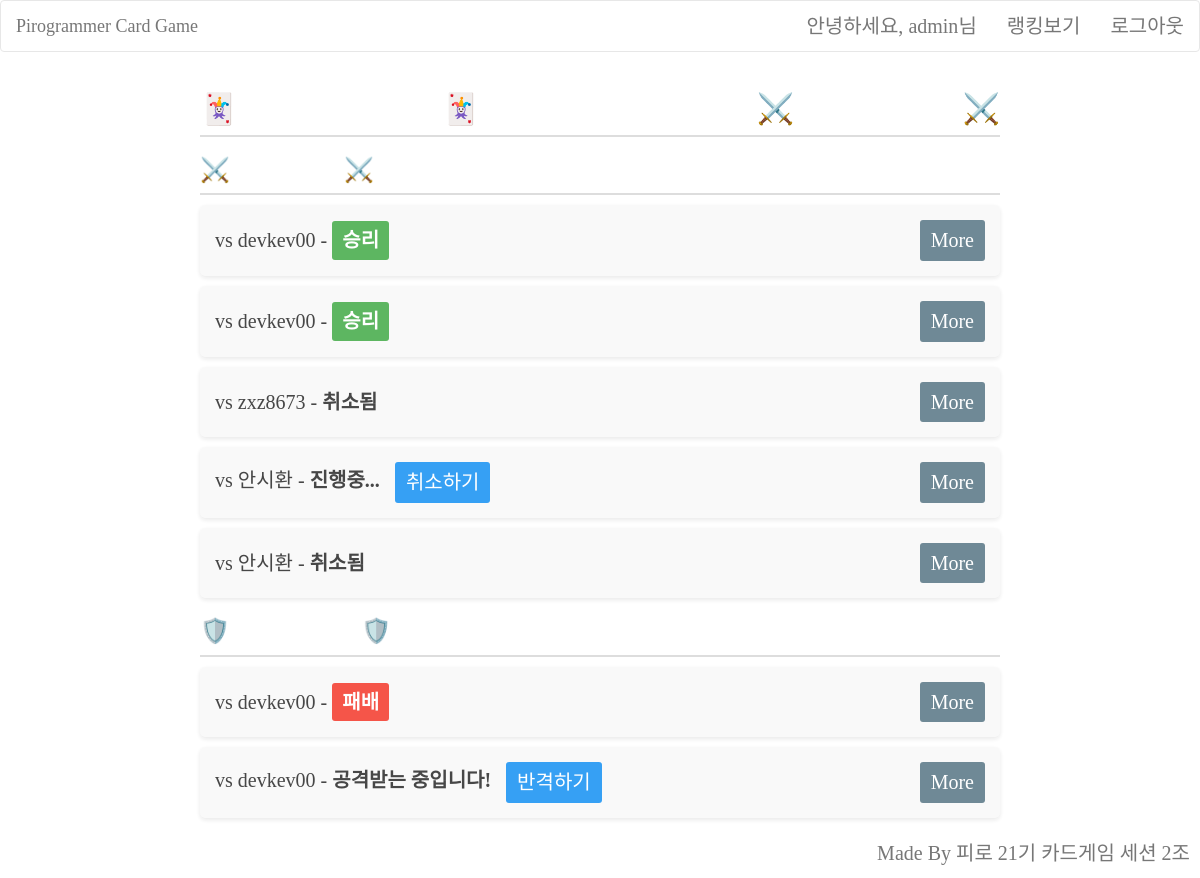
The page /game/history/ (signed in) on the database as committed earlier.
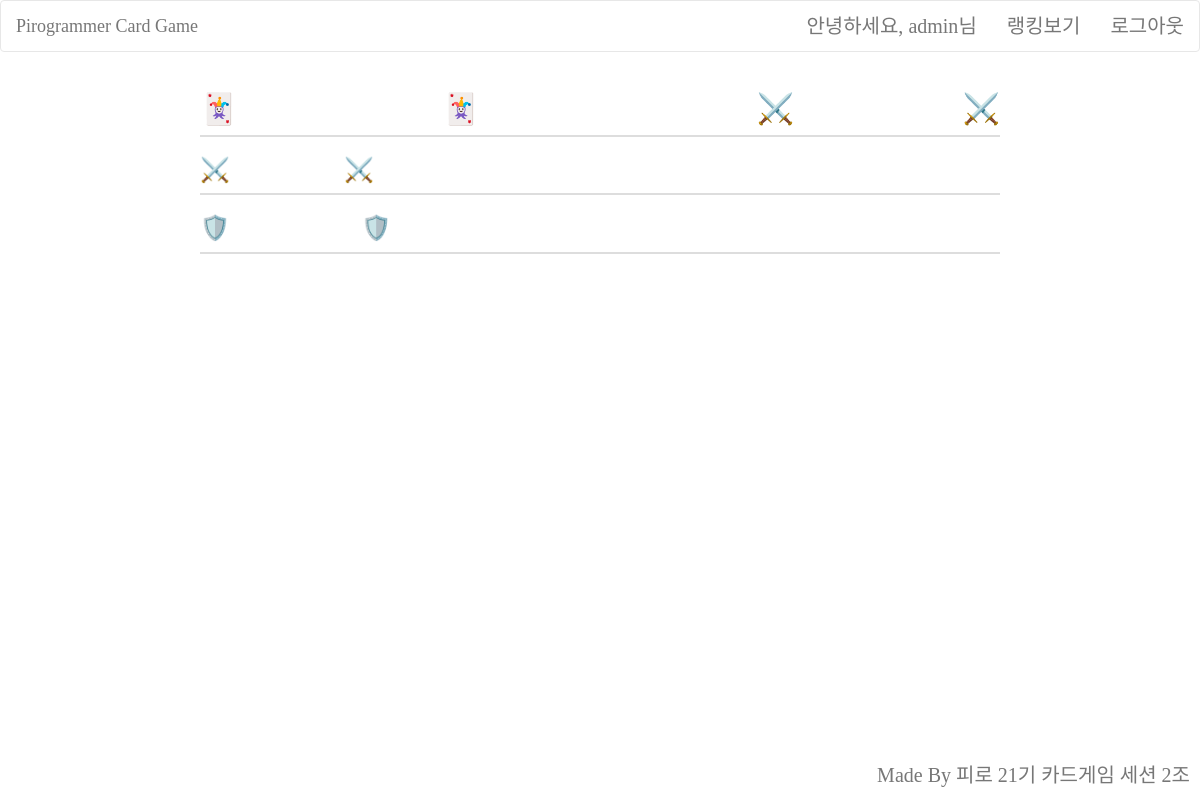
The same page on the database as committed later.
### apps/accounts/models.py (models this page shows, shortened)
class CustomUser(AbstractUser):
    score = models.IntegerField(default=0)

### apps/game/models.py (models this page shows, shortened)
class Game(models.Model):
    attacker = models.ForeignKey(settings.AUTH_USER_MODEL, related_name='attacks', on_delete=models.CASCADE)
    defender = models.ForeignKey(settings.AUTH_USER_MODEL, related_name='defenses', on_delete=models.CASCADE)
    attacker_card = models.IntegerField(null=True)
    defender_card = models.IntegerField(null=True)
    attacker_score = models.IntegerField(default=0) # 공격자 게임 점수 추가
    defender_score = models.IntegerField(default=0) # 수비자 게임 점수 추가
    STATUS_CHOICES = [
        ('PENDING', '반격 대기'),
        ('ONGOING', '게임 진행 중'),
        ('FINISHED', '게임 종료'),
        ('CANCELLED', '취소')
    ]
    WIN_CONDITION_CHOICES = [
        ('HIGH', 'Higher number wins'),
        ('LOW', 'Lower number wins'),
    ]
    RESULT_CHOICES = [
        ('ATTACKER_WIN', 'Attacker Win'),
        ('DEFENDER_WIN', 'Defender Win'),
        ('DRAW', 'Draw'),
    ]
    win_condition = models.CharField(max_length=4, choices=WIN_CONDITION_CHOICES, null=True)
    status = models.CharField(max_length=10, choices=STATUS_CHOICES, default='PENDING')
    result = models.CharField(max_length=20, choices=RESULT_CHOICES, null=True, blank=True)

### apps/game/views.py (the view)
# urls.py: path('game/history/', game_history, name='game_history'), # 전적 (게임 리스트)
@login_required # 로그인 여부 확인
def game_history(request):
    attacks = Game.objects.filter(attacker=request.user).order_by('-id')
    defenses = Game.objects.filter(defender=request.user).order_by('-id')
    context = {
        'attacks': attacks,
        'defenses': defenses,
    }
    return render(request, 'list.html', context)

### templates/list.html (shortened to what this page needs)
{% extends 'base.html' %}
{% load static %}
{% block content %}
<div class="game-history">
    <h2 class="game-history__title">🃏 {{ user.username }}'s History 🃏 <a href="/game/attack/" style="text-decoration: none; color: white;">⚔️ Go to Attack ⚔️</a></h2>
    <h3 class="game-history__subtitle">⚔️ My Attack ⚔️</h3>
    <ul class="game-list">
    {% for game in attacks %}
        <li class="game-item">
            <div class="game-item__info">
                <span class="game-item__opponent">vs {{ game.defender.username }}</span> -
                <span class="game-item__status">
                {% if game.status == 'PENDING' %}
                    진행중...
                    <form class="game-item__cancel-form" action="{% url 'game:cancel_game' game.id %}" method="post">
                        <button class="btn btn--cancel" type="submit">취소하기</button>
                    </form>
                {% elif game.status == 'ONGOING' %}
                    게임 진행 중
                {% elif game.status == 'FINISHED' %}
                    <span class="game-item__result {% if game.result == 'ATTACKER_WIN' %}game-item__result--win{% elif game.result == 'DEFENDER_WIN' %}game-item__result--lose{% else %}game-item__result--draw{% endif %}">
                    {% if game.result == 'ATTACKER_WIN' %}
                        승리
                    {% elif game.result == 'DEFENDER_WIN' %}
                        패배
                    {% else %}
                        무승부
                    {% endif %}
                    </span>
                {% elif game.status == 'CANCELLED' %}
                    취소됨
                {% endif %}
                </span>
            </div>
            <a class="btn btn--detail" href="{% url 'game:game_detail' game.id %}">More</a>
        </li>
    {% endfor %}
    </ul>
    <h3 class="game-history__subtitle">🛡️ My Defence 🛡️</h3>
    <ul class="game-list">
    {% for game in defenses %}
        <li class="game-item">
            <div class="game-item__info">
                <span class="game-item__opponent">vs {{ game.attacker.username }}</span> -
                <span class="game-item__status">
                {% if game.status == 'PENDING' %}
                    공격받는 중입니다! <a class="btn btn--counter" href="{% url 'game:counter_attack' game.id %}">반격하기</a>
                {% elif game.status == 'ONGOING' %}
                    게임 진행 중
                {% elif game.status == 'FINISHED' %}
                    <span class="game-item__result {% if game.result == 'DEFENDER_WIN' %}game-item__result--win{% elif game.result == 'ATTACKER_WIN' %}game-item__result--lose{% else %}game-item__result--draw{% endif %}">
                    {% if game.result == 'DEFENDER_WIN' %}
                        승리
                    {% elif game.result == 'ATTACKER_WIN' %}
                        패배
                    {% else %}
                        무승부
                    {% endif %}
                    </span>
                {% elif game.status == 'CANCELLED' %}
                    취소됨
                {% endif %}
                </span>
            </div>
            <a class="btn btn--detail" href="{% url 'game:game_detail' game.id %}">More</a>
        </li>
    {% endfor %}
    </ul>
</div>
{% endblock %}

### templates/base.html (shortened to what this page needs)
{% load static %}
<!DOCTYPE html>
<html lang="ko">
<head>
    <link rel="stylesheet" href="//maxcdn.bootstrapcdn.com/bootstrap/3.2.0/css/bootstrap.min.css">
    <link rel="stylesheet" href="{% static 'css/style.css' %}">
    <link rel="stylesheet" href="{% static 'css/attack.css' %}">
    <link rel="stylesheet" href="{% static 'css/minsu_style.css' %}">
    <link rel="stylesheet" href="{% static 'css/sihwan_style.css' %}">
    <link rel="stylesheet" href="{% static 'css/style_hwahyeon.css' %}">
    <link rel="stylesheet" href="{% static 'css/user.css' %}">
</head>
<body>
    <nav class="navbar navbar-default">
        <div class="container-fluid">
            <div class="navbar-header">
                <a class="navbar-brand" href="/">Pirogrammer Card Game</a>
            </div>
            <ul class="nav navbar-nav navbar-right">
                {% if user.is_authenticated %}
                <li class="nav-item"><a>안녕하세요, {{ user.username }}님</a></li>
                <li class="nav-item"><a href="{% url 'game:ranking' %}">랭킹보기</a></li>
                <li class="nav-item"><a href="{% url 'account_logout' %}">로그아웃</a></li>
                {% endif %}
            </ul>
        </div>
    </nav>
    <div class="container">
        {% block content %}
        {% endblock %}
    </div>
</body>
<footer>
    <div class="footer"> Made By 피로 21기 카드게임 세션 2조</div>
</footer>
</html>

### static/css/style.css (style rules this page uses)
body { background-image: url('/static/css/images/background.png'); background-size: cover; background-repeat: no-repeat; background-attachment: fixed; background-position: center; font-family: 'HSSaemaul-Regular' }

### static/css/minsu_style.css (style rules this page uses)
* { font-family: 'HSSaemaul-Regular'; font-size: 2rem; }
footer { color: #777777; display: flex; align-items: center; justify-content: flex-end; position: fixed; bottom: 0; left: 0; right: 0; padding: 10px; background-color: rgba(255, 255, 255, 0.8); }
.game-history { max-width: 800px; margin: 0 auto; margin-bottom: 60px; }
.game-history__title, .game-history__subtitle { color: white; border-bottom: 2px solid #ddd; padding-bottom: 10px; }
.game-history__title { display: flex; justify-content: space-between; flex-direction: row; }
.game-history__title > a { font-size: 3rem; }
body { background-image: url('../images/game3.png'); background-size: cover; background-position: center center; background-repeat: no-repeat; background-attachment: fixed; margin: 0; padding-bottom: 60px; box-sizing: border-box; position: relative; }

### static/css/sihwan_style.css (style rules this page uses)
body, html { height: 100%; margin: 0; font-family: 'Arial', sans-serif; }
.navbar-default { background-color: rgba(255, 255, 255, 0.8); }

Rows that differ between the two databases and show on the page:
removed Game: defender.username "devkev00", status "승리", shown under "⚔️ My Attack ⚔️"
removed Game: defender.username "devkev00", status "승리", shown under "⚔️ My Attack ⚔️"
removed Game: defender.username "zxz8673", status "취소됨", shown under "⚔️ My Attack ⚔️"
removed Game: defender.username "안시환", status "진행중...", shown under "⚔️ My Attack ⚔️"
removed Game: defender.username "안시환", status "취소됨", shown under "⚔️ My Attack ⚔️"
removed Game: attacker.username "devkev00", status "패배", shown under "🛡️ My Defence 🛡️"
removed Game: attacker.username "devkev00", status "공격받는 중입니다!", shown under "🛡️ My Defence 🛡️"
